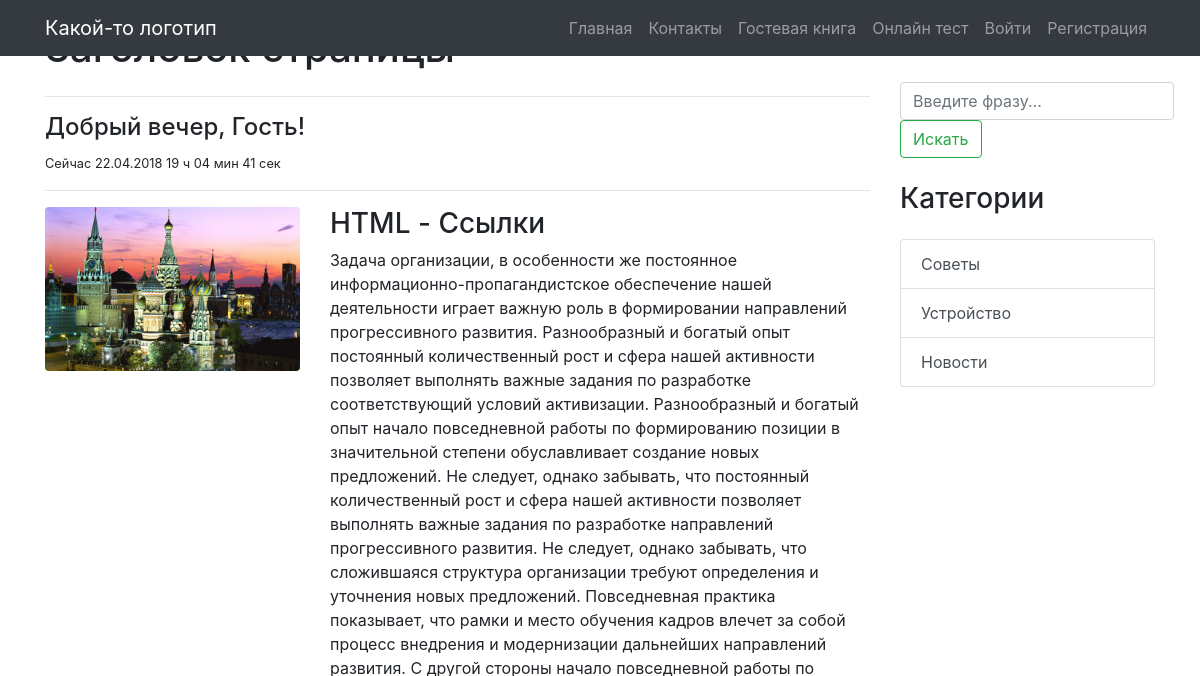
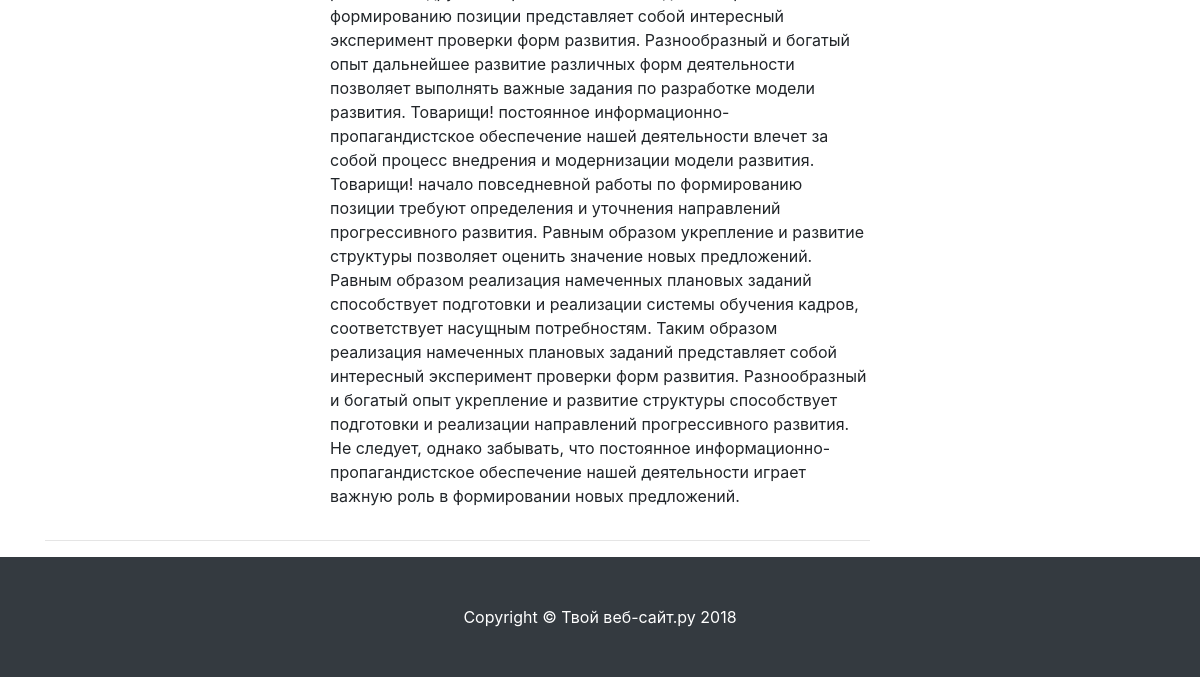
The page /article.php?id=10 on the database as committed earlier (2 pictures, top to bottom).
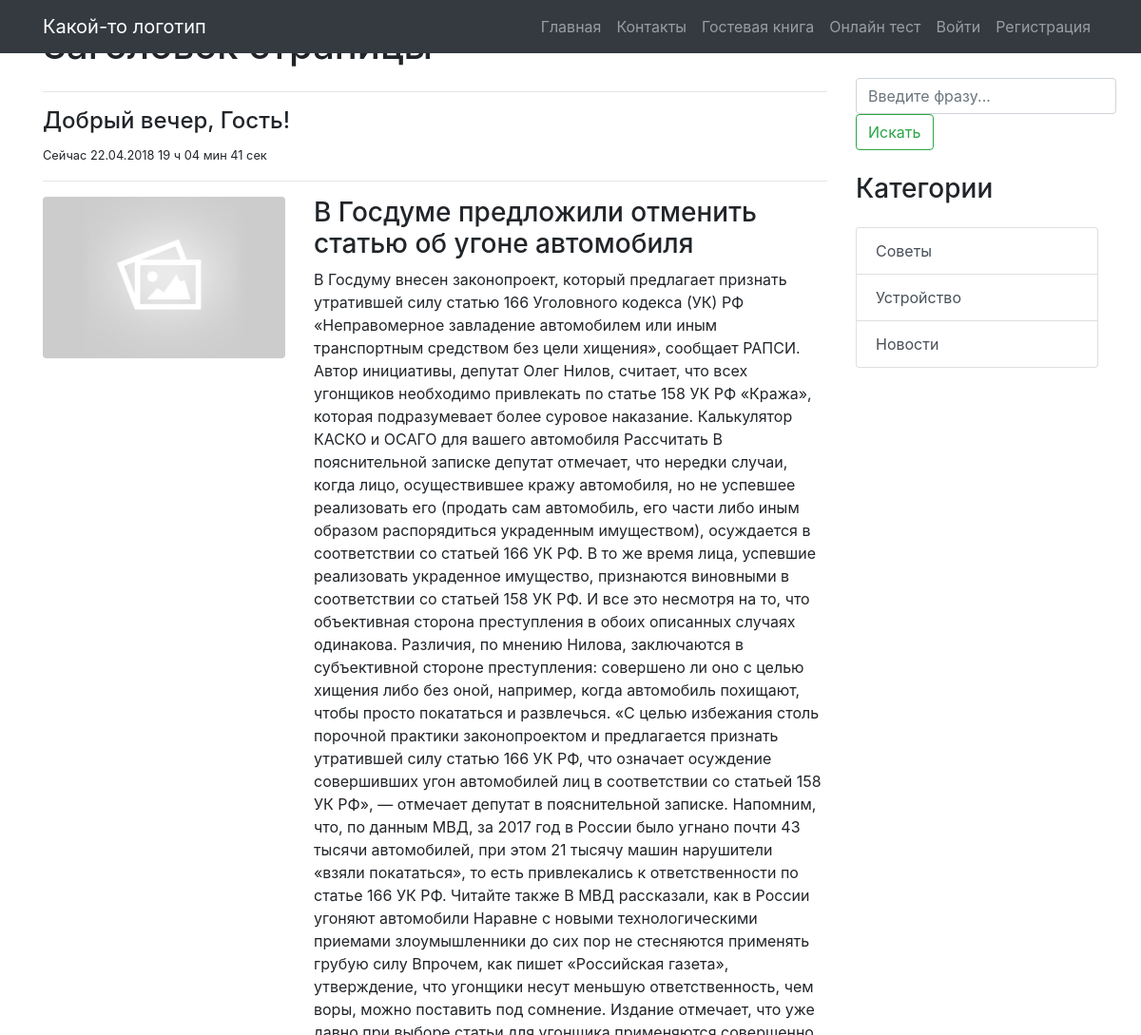
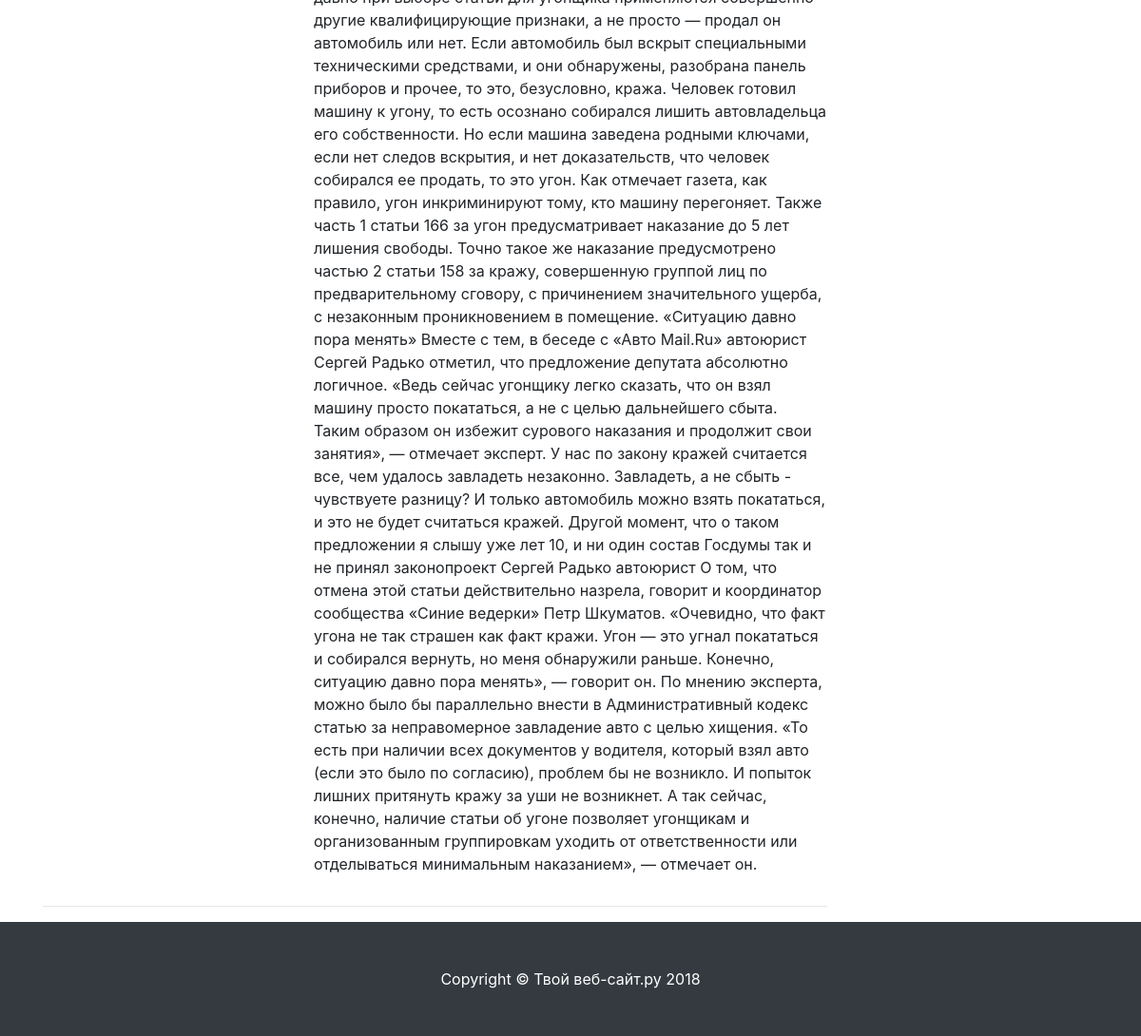
The same page on the database as committed later (2 pictures, top to bottom).
### tables this page shows
CREATE TABLE `articles` (
  `id` int(11) UNSIGNED NOT NULL,
  `title` varchar(255) NOT NULL,
  `alias` varchar(255) NOT NULL,
  `image` varchar(255) NOT NULL DEFAULT 'default.jpg',
  `introxext` varchar(500) NOT NULL,
  `category_id` int(11) NOT NULL,
  `full_text` text NOT NULL,
  `created_date` int(11) NOT NULL,
  `update_date` int(11) NOT NULL,
  `user_id` int(11) NOT NULL DEFAULT '1'
);

### settings.php (called while the page is built, shortened)
<?php
include 'functions.php';
if(isset($_GET['id'])){
	$article_id = (int)$_GET['id'];
	$article = getArticle($article_id);
}
$hour = strftime('%H');
$date = strftime('%d.%m.%Y %H ч %M мин %S сек');
if ($hour > 0 and $hour < 6):
    $welcome = "Доброй ночи";
elseif ($hour >= 6 and $hour < 12):
    $welcome = "Доброе утро";
elseif ($hour >= 12 and $hour < 18):
    $welcome = "Добрый день";
elseif ($hour >= 18 and $hour < 24):
    $welcome =  "Добрый вечер";
endif;
$articles = getAllArticles();

### functions.php (called while the page is built, shortened)
<?php
$link = mysqli_connect('localhost', 'root', '', 'blog');
function getAllArticles(){
	global $link;
    $sql = 'SELECT * FROM articles ORDER BY id DESC';
	$res = mysqli_query($link, $sql);
    if($res) {
        $rows = mysqli_fetch_all($res, MYSQLI_ASSOC);
        return $rows;
    }else{
        echo 'Ой, что - то пошло не так!';
    }
}
function getArticle($article_id){
	global $link;
	$sql = 'SELECT * FROM articles WHERE id = ' . $article_id;
	$res = mysqli_query($link, $sql);
	if($res) {
	    $row = mysqli_fetch_assoc($res);
        return $row;
    }else{
	    header('Location: ' . SITE_URL . '404.php');
    }
}

### article.php (the view, shortened to what this page needs)
<? include 'settings.php';?>
<!DOCTYPE html>
<html lang="ru">
<head>
    <? include_once 'includes/head.php' ?>
</head>
<body>
<?php include_once 'includes/header.php'; ?>
<div class="container">
    <div class="row">
        <div class="col-md-9">
            <h1 class="my-4">Заголовок страницы
            </h1>
            <hr>
            <h4><?= $welcome ?>, Гость!</h4>
            <small>Cейчас <?= $date?></small>
            <hr>
            <div class="row">
                <div class="col-md-4">
                    <a href="#">
                        <img class="img-fluid rounded mb-3 mb-md-0" src="/img/<?=$article['image'];?>" alt="">
                    </a>
                </div>
                <div class="col-md-8">
                    <h3><?=$article['title'];?></h3>
                    <p><?=$article['full_text'];?></p>
                </div>
            </div>
            <hr>
        </div>
        <?php include 'includes/sidebar.php' ?>
    </div>
</div>
<?php include 'includes/footer.php' ?>
</body>
</html>

Rows that differ between the two databases and show on the page:
changed articles: image: picture removed, a placeholder shows; title "HTML - Ссылки" → "В Госдуме предложили отменить статью об угоне автомобиля"; full_text "Задача организации, в особенности же постоянное информационно-пропагандистское обеспечение нашей деятельности играет важную роль в формировании направлений прогрессивного развития. Разнообразный и богатый опыт постоянный количественный рост и сфера нашей активности позволяет выполнять важные задания по разработке соответствующий условий активизации. Разнообразный и богатый опыт начало повседневной работы по формированию позиции в значительной степени обуславливает создание новых предложений. Не следует, однако забывать, что постоянный количественный рост и сфера нашей активности позволяет выполнять важные задания по разработке направлений прогрессивного развития. Не следует, однако…" → "В Госдуму внесен законопроект, который предлагает признать утратившей силу статью 166 Уголовного кодекса (УК) РФ «Неправомерное завладение автомобилем или иным транспортным средством без цели хищения», сообщает РАПСИ. Автор инициативы, депутат Олег Нилов, считает, что всех угонщиков необходимо привлекать по статье 158 УК РФ «Кража», которая подразумевает более суровое наказание. Калькулятор КАСКО и ОСАГО для вашего автомобиля Рассчитать В пояснительной записке депутат отмечает, что нередки случаи, когда лицо, осуществившее кражу автомобиля, но не успевшее реализовать его (продать сам автомобиль, его части либо иным образом распорядиться украденным имуществом), осуждается в соответствии со…"
